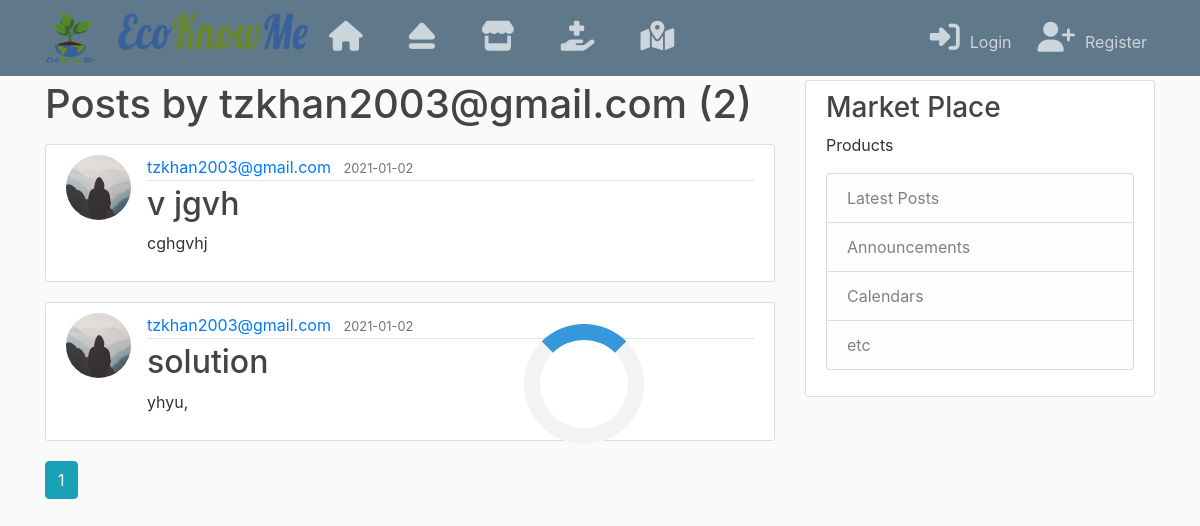
Page /user/tzkhan2003@gmail.com on the committed database.
### flaskblog/models.py (models this page shows, shortened)
class User(db.Model, UserMixin):
    id = db.Column(db.Integer, primary_key=True)
    username = db.Column(db.String(20), unique=True, nullable=False)
    email = db.Column(db.String(120), unique=True, nullable=False)
    birth_date = db.Column(db.DateTime, nullable=False)
    image_file = db.Column(db.String(20), nullable=False, default='default.jpg')
    password = db.Column(db.String(60), nullable=False)
    posts = db.relationship('Post', backref='author', lazy=True)
    comnt = db.relationship('Comment', backref='author1', lazy=True)
    reactor = db.relationship('React', backref='author3', lazy=True)

class Post(db.Model, UserMixin):
    id = db.Column(db.Integer, primary_key=True)
    title = db.Column(db.String(100), nullable=False)
    date_posted = db.Column(db.DateTime, nullable=False, default=datetime.utcnow)
    content = db.Column(db.Text, nullable=False)
    post_file = db.Column(db.String(20))
    user_id = db.Column(db.Integer, db.ForeignKey('user.id'), nullable=False)
    comntt = db.relationship('Comment', backref='author2', lazy=True)
    post_react = db.relationship('React', backref='author4', lazy=True)

### flaskblog/users/routes.py (the view)
@users.route("/user/<string:username>")
def user_posts(username):
    page = request.args.get('page', 1, type=int)
    user = User.query.filter_by(username=username).first_or_404()
    posts = Post.query.filter_by(author=user)\
        .order_by(Post.date_posted.desc())\
        .paginate(page=page, per_page=5)
    return render_template('user_posts.html', posts=posts, user=user)

### flaskblog/templates/user_posts.html (shortened to what this page needs)
{% extends "layout.html" %}
{% block content %}
    <h1 class="mb-3">Posts by {{ user.username }} ({{ posts.total }})</h1>
    {% for post in posts.items %}
        <article class="media content-section">
          <img class="rounded-circle article-img" src="{{ url_for('static', filename='profile_pics/' + post.author.image_file) }}">
          <div class="media-body">
            <div class="article-metadata">
              <a class="mr-2" href="{{ url_for('users.user_posts', username=post.author.username) }}">{{ post.author.username }}</a>
              <small class="text-muted">{{ post.date_posted.strftime('%Y-%m-%d') }}</small>
            </div>
            <h2><a class="article-title" href="{{ url_for('posts.post', post_id=post.id) }}">{{ post.title }}</a></h2>
            <p class="article-content">{{ post.content }}</p>
          </div>
        </article>
    {% endfor %}
    {% for page_num in posts.iter_pages(left_edge=1, right_edge=1, left_current=1, right_current=2) %}
      {% if page_num %}
        {% if posts.page == page_num %}
          <a class="btn btn-info mb-4" href="{{ url_for('users.user_posts', username=user.username, page=page_num) }}">{{ page_num }}</a>
        {% else %}
          <a class="btn btn-outline-info mb-4" href="{{ url_for('users.user_posts', username=user.username, page=page_num) }}">{{ page_num }}</a>
        {% endif %}
      {% else %}
        ...
      {% endif %}
    {% endfor %}
{% endblock content %}

### flaskblog/static/main.css (style rules this page uses)
body { background: #fafafa; color: #333333; margin-top: 5rem; }
h1, h2, h3, h4, h5, h6 { color: #444444; }
.content-section { background: #ffffff; padding: 10px 20px; border: 1px solid #dddddd; border-radius: 3px; margin-bottom: 20px; }
.article-title { color: #444444; }
.article-content { white-space: pre-line; }
.article-img { height: 65px; width: 65px; margin-right: 16px; }
.article-metadata { padding-bottom: 1px; margin-bottom: 4px; border-bottom: 1px solid #e3e3e3 }

### rows in the picture
User: username "tzkhan2003@gmail.com"
Post: image_file (placeholder picture), author.username "tzkhan2003@gmail.com", date_posted "2021-01-02", title "v jgvh", content "cghgvhj"
Post: image_file (placeholder picture), author.username "tzkhan2003@gmail.com", date_posted "2021-01-02", title "solution", content "yhyu,"

### other values in the picture
{{ posts.total }} "2"
{{ page_num }} "1"
